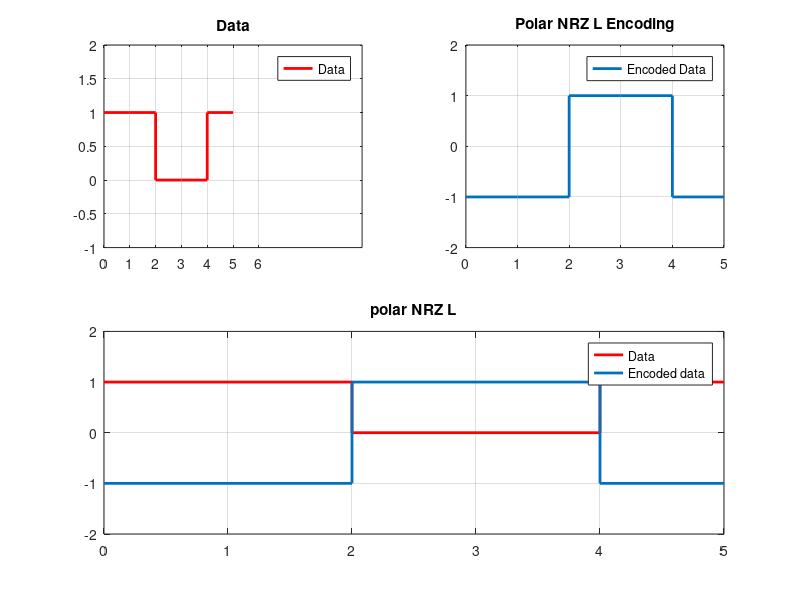
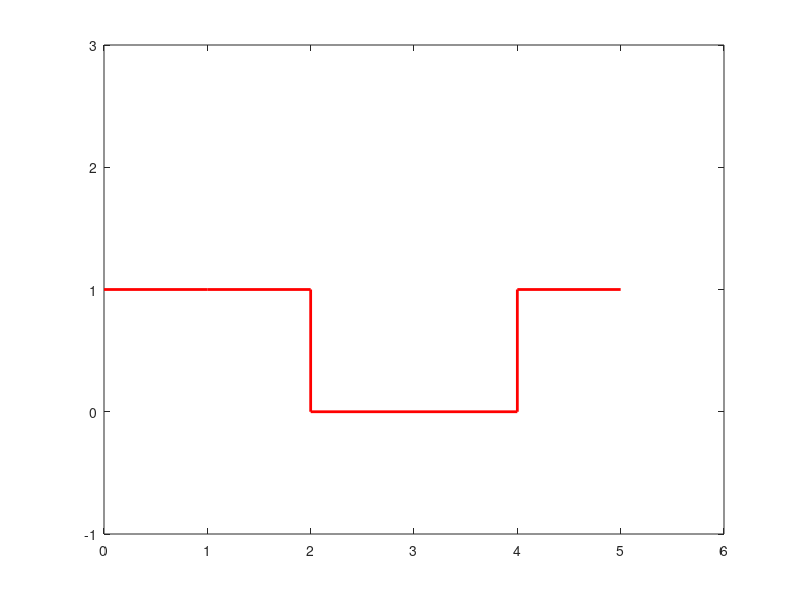

Here is the MATLAB script that generated these plots, in order:

data = [1 1 0 0 1];
n = length(data);

a2=[];
b2 = data(1:length(data))

a2(1:length(data)) = b2;
a2(n+1) = a2(n);

xs=0:length(a2)-1


x = [];
y = [];
for i=1:n
    x=[x i-1 i];
    if(data(i)==0)
        y=[y 1 1];
    else
        y=[y -1 -1];
    end
end



subplot(2,2,1);
stairs(xs,a2,'r', 'linewidth', 2);
title('Data')
axis([0 length(y) -1 2])
xticks(0:1:length(a2))
legend("Data")
grid on

subplot(2,2,2);
plot(x,y, 'linewidth', 2);
axis([0,n,-2,2]);
title('Unipolar NRZ');
legend('data', 'Encoded data');
title('Polar NRZ L Encoding')
legend("Encoded Data")
grid on


subplot(2,2,[3,4]);
stairs(xs,a2,'r','linewidth', 2);
hold on;

plot(x,y, 'linewidth', 2)
axis([0,n,-2,2]);
title('polar NRZ L');
legend('Data', 'Encoded data');
hold off  
grid on;


%Decode
d = [];

for i=1:2:length(y)
  disp(i);
  if(y(i)==1)
    d=[d 0];
  else
    d=[d 1];
  end
end  
disp(d);
%d2=[];
%v2 = d(1:length(d))

%d2(1:length(d)) = v2;
%d2(5) = d2(4);
d(length(d)+1) = d(length(d));

%d(1) = d(2); 
xq=0:length(d)-1
figure(2)
stairs(xq,d,'r','linewidth',2)
axis([0, length(d), -1, 3]) 
%disp(data);

  

